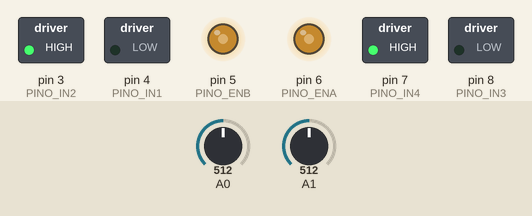
This sketch was run on a simulated Arduino Uno, built with avr-gcc and run on an emulated ATmega328P. On the bench: switched loads named in the sketch (green lamp = pin HIGH), output pins drawn as LEDs (lit = HIGH). The test bench sets the inputs (shaded band); at power-on: A0 = 512, A1 = 512.

Above: at 1.2 s.
1.3 s: A0 set to 716
At 1.8 s:
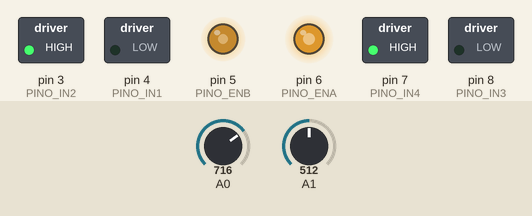
2.8 s: A1 set to 716
At 4.0 s:
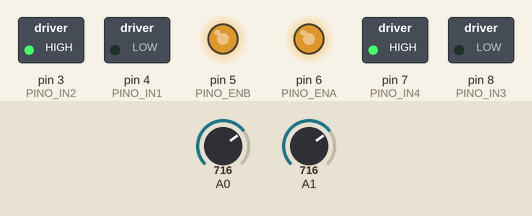
4.3 s: A0 set to 900
At 5.2 s:
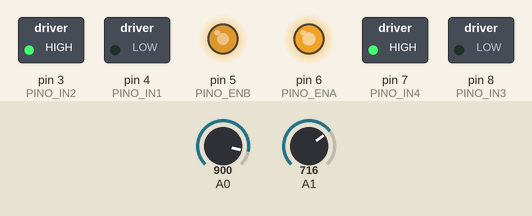
5.8 s: A1 set to 900
At 6.4 s:
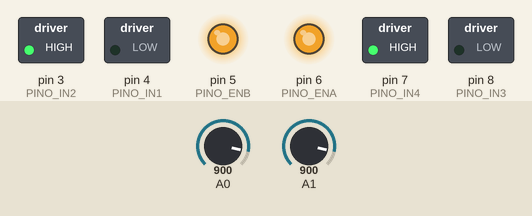
7.3 s: A0 set to 511
At 8.5 s:
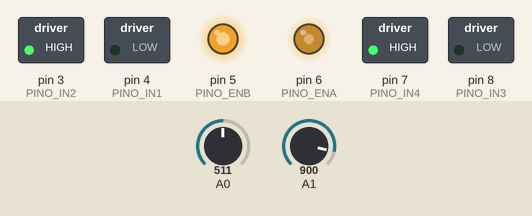
8.8 s: A1 set to 122
At 9.9 s:
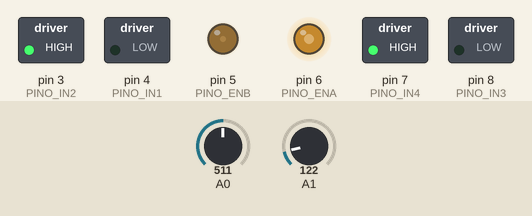
Timing chart, 0 to 11.3 s (numbered marks = the images above; inputs shaded):
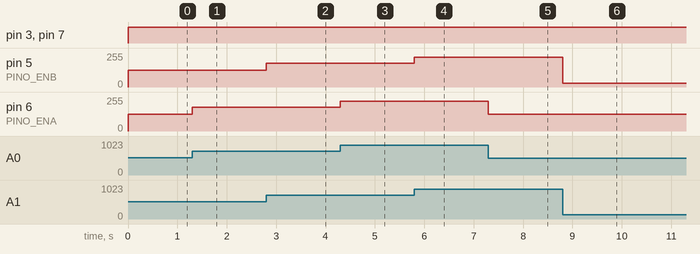

Measured:
- after the input at 1.3 s, pin 6 (PINO_ENA): 127/255 → 178/255 at once
- after the input at 2.8 s, pin 5 (PINO_ENB): 127/255 → 178/255 at once
- after the input at 4.3 s, pin 6 (PINO_ENA): 178/255 → 224/255 at once
- after the input at 5.8 s, pin 5 (PINO_ENB): 178/255 → 224/255 at once
- after the input at 7.3 s, pin 6 (PINO_ENA): 224/255 → 127/255 at once
- after the input at 8.8 s, pin 5 (PINO_ENB): 224/255 → 30/255 at once

The sketch:

pumpv1.ino
```cpp
// codigo para L298N
int ang1 = 0, ang2 = 0;
int ult1 = -1, ult2 = -1;


//declaracao dos pinos utilizados para controlar a velocidade de rotacao
const int PINO_ENA = 6;
const int PINO_ENB = 5;

//declaracao dos pinos utilizados para controlar o sentido do motor
const int PINO_IN1 = 4;
const int PINO_IN2 = 3;
const int PINO_IN3 = 8;
const int PINO_IN4 = 7;

void setup() {
  Serial.begin(9600);
  pinMode(PINO_ENA, OUTPUT);
  pinMode(PINO_ENB, OUTPUT);
  pinMode(PINO_IN1, OUTPUT);
  pinMode(PINO_IN2, OUTPUT);
  pinMode(PINO_IN3, OUTPUT);
  pinMode(PINO_IN4, OUTPUT);

  //inicia o codigo com os motores parados
  digitalWrite(PINO_IN1, LOW);
  digitalWrite(PINO_IN2, LOW);
  digitalWrite(PINO_IN3, LOW);
  digitalWrite(PINO_IN4, LOW);
  digitalWrite(PINO_ENA, LOW);
  digitalWrite(PINO_ENB, LOW);

}

void loop() {
  ang1 = map(analogRead(A0), 0, 1023, 0, 255);
  ang2 = map(analogRead(A1), 0, 1023, 0, 255);

  digitalWrite(PINO_IN1, LOW);
  digitalWrite(PINO_IN2, HIGH);
  digitalWrite(PINO_IN3, LOW);
  digitalWrite(PINO_IN4, HIGH);

  analogWrite(PINO_ENA, ang1);
  analogWrite(PINO_ENB, ang2);

}
```
